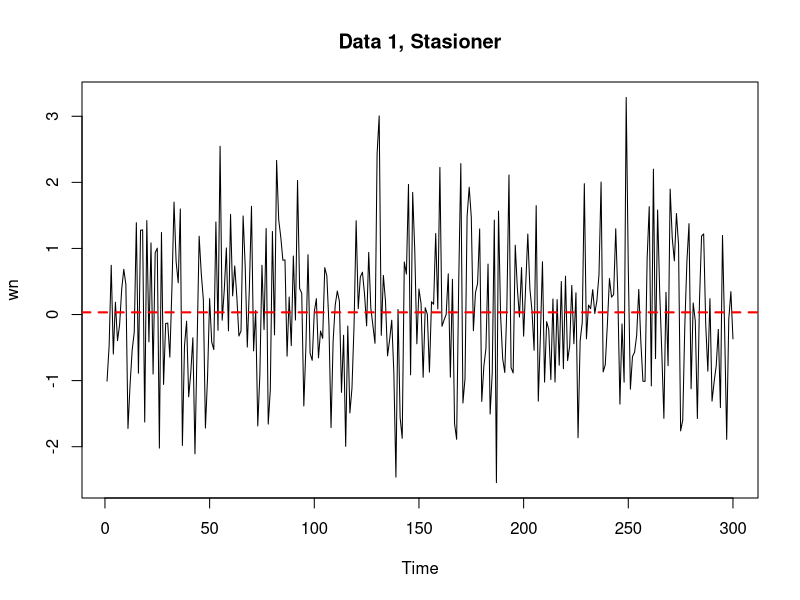
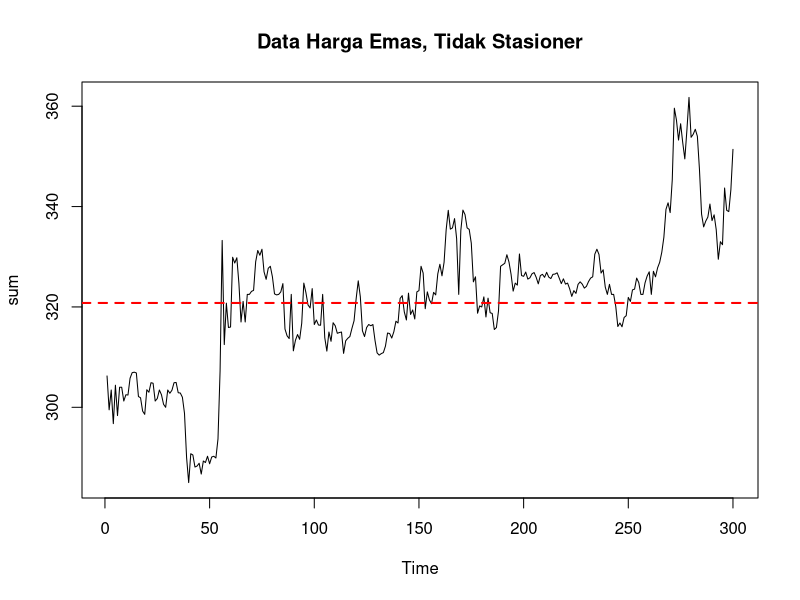
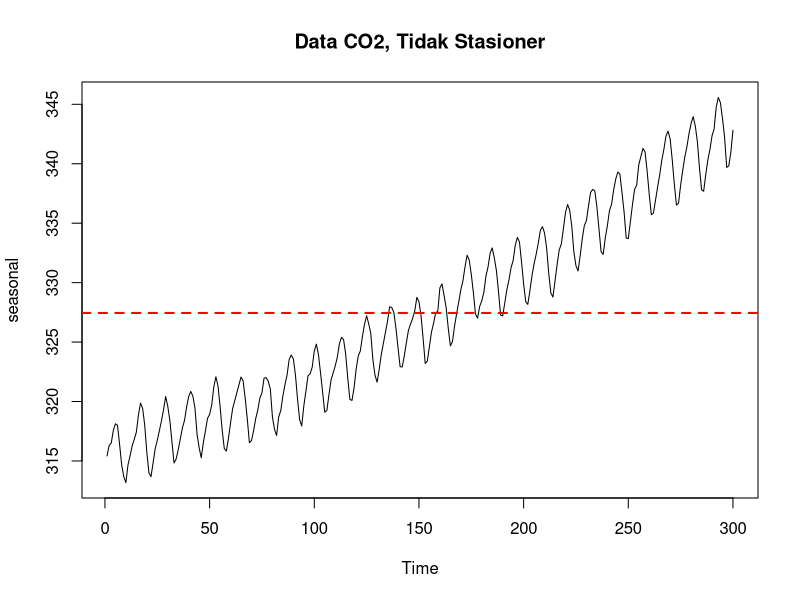
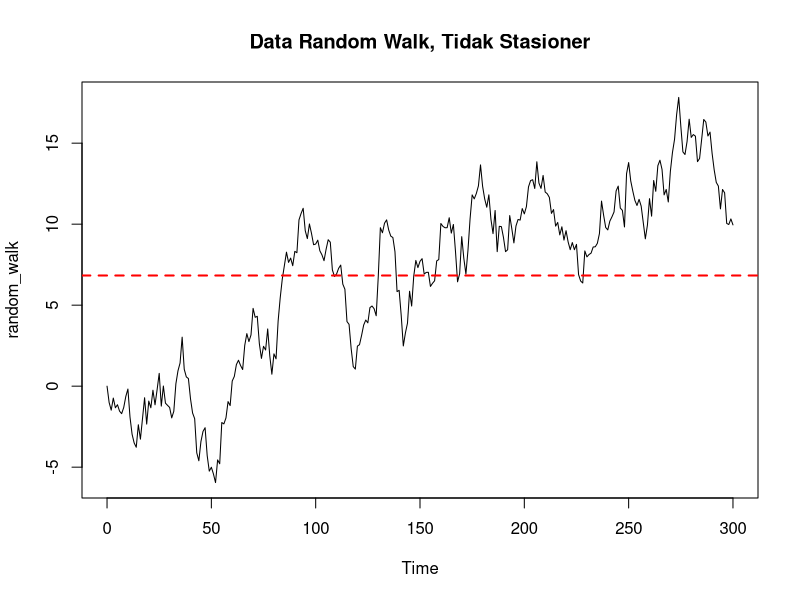
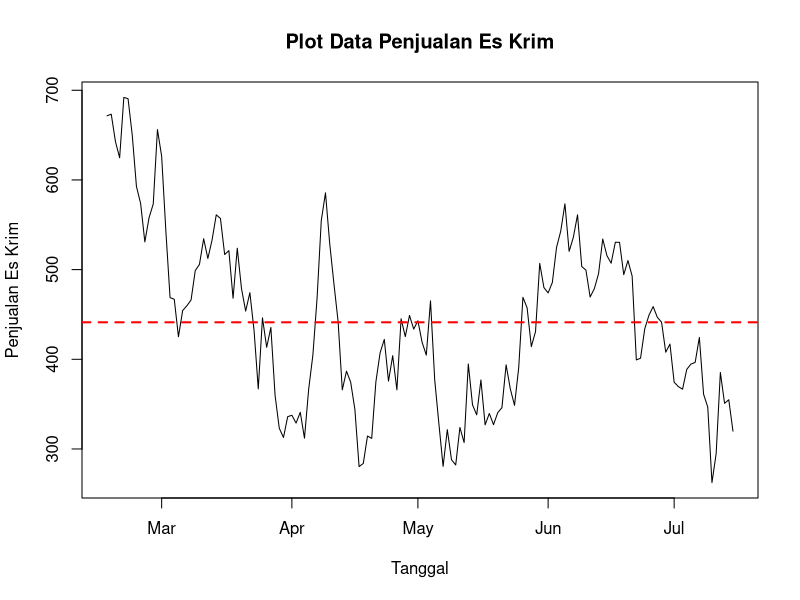

These charts were generated, in order, by the following R code:
## ---- chunk 1
# Package yang digunakan 
library(zoo)
library(forecast)
library(tseries)

# Seed agar simulasi tetap sama
set.seed(1602)

# Contoh data White Noise
wn <- arima.sim(model =list(order = c(0,0,0)),n =300)
plot(wn, main = 'Data 1, Stasioner')
abline(h=mean(wn),col='red',lwd=2,lty = 2)
## ---- chunk 2
# Seed agar simulasi tetap sama
set.seed(1602)

# Data Harga Emas
data(gold)
sum <- ts(gold[1:300])
sum <- na.fill(sum,median(sum,na.rm=TRUE))
mean_sum <- mean(sum,na.rm=TRUE)
plot(sum, main = 'Data Harga Emas, Tidak Stasioner')
abline(h=mean_sum,col='red',lwd=2,lty = 2)
## ---- chunk 3
# Seed agar simulasi tetap sama
set.seed(1602)

# Data CO2
data("co2")
seasonal <- ts(co2[1:300])
plot(seasonal, main = 'Data CO2, Tidak Stasioner')
abline(h=mean(seasonal),col='red',lwd=2,lty = 2)
## ---- chunk 4
# Seed agar simulasi tetap sama
set.seed(1602)

# Membuat data Random Walk
random_walk <- arima.sim(model = list(order=c(0,1,0)),n=300)
plot(random_walk, main = 'Data Random Walk, Tidak Stasioner')
abline(h=mean(random_walk),col='red',lwd=2,lty = 2)
## ---- chunk 5
# Membaca data
library(readxl)
df <- read_excel("data.xlsx")  

# Membuat plot data
plot(df$Date, df$`Ice Cream Sales`, type = 'line', 
   xlab= 'Tanggal', ylab= 'Penjualan Es Krim', 
   col = 'black', 
   main = 'Plot Data Penjualan Es Krim')
abline(h=mean(df$`Ice Cream Sales`), 
     col='red',
     lwd=2,lty = 2)


# Algoritma menghitung rataan (boleh menggunakan sum)  
sum_x <- sum(df$`Ice Cream Sales`)
len <- length(df$`Ice Cream Sales`)
rata_x <- sum_x/len

# Algoritma menghitung kovariansi  
maxLag <- 24
kov <- rep(0, maxLag)
for (k in 1: maxLag) {
x_star <- df$`Ice Cream Sales`[1:(len-k+1)]-
  mean(df$`Ice Cream Sales`[1:(len-k+1)]) 
y_star <- df$`Ice Cream Sales`[(1+k-1):len]-
  mean(df$`Ice Cream Sales`[(1+k-1):len])
kov[k]  <-  (x_star)%*%(y_star) /(len)
}
# Algoritma menghitung korelasi
kor <- rep(0, maxLag)
for (k in 1: maxLag) {
x_star <- df$`Ice Cream Sales`[1:(len-k+1)]-
  mean(df$`Ice Cream Sales`[1:(len-k+1)]) 
y_star <- df$`Ice Cream Sales`[k:len]-
  mean(df$`Ice Cream Sales`[k:len])
penyebut <- sqrt((x_star%*%x_star)*(y_star%*%y_star))
kor[k]  <-  x_star%*%y_star/penyebut
}
